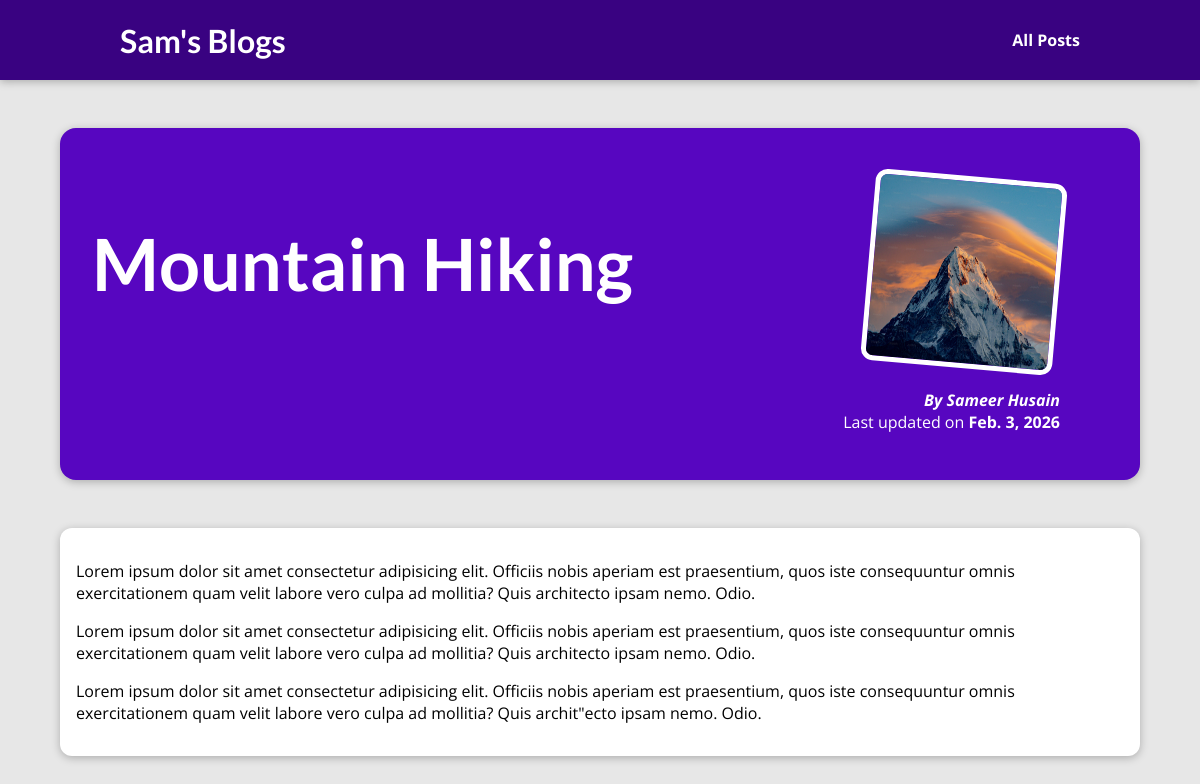
The app's page /posts/mountain-hiking with its own data.
### posts/models.py (models this page shows, shortened)
class Post(models.Model):
    title = models.CharField(max_length=100)
    excerpt = models.CharField(max_length=200)
    image = models.CharField(max_length=100)
    date = models.DateField(auto_now=True)
    slug = models.SlugField(unique=True)
    content = models.TextField(validators=[MinLengthValidator(10)])
    author = models.ForeignKey(Author,on_delete=models.SET_NULL ,related_name="posts",null=True)
    tag = models.ManyToManyField(Tag)

class Author(models.Model):                         # One-to-many relation with Post model
    first_name = models.CharField(max_length=30)
    last_name = models.CharField(max_length=30)
    email_address = models.EmailField()
    def full_name(self):
        return f"{self.first_name} {self.last_name}"
    def __str__(self):
        return self.full_name()

### posts/views.py (the view)
# urls.py: path("posts/<slug:slug>",views.post_details,name="individual-posts") #/posts/my-first-post
def post_details(request , slug): # Individual post logic
    post = next(post for post in Post.objects.all() if post.slug == slug)  #return the post from all_posts that matches the if condition
    return render(request, "posts/post-detail.html", {
        "post" : post
    })

### posts/templates/posts/post-detail.html (shortened to what this page needs)
{% extends "base.html" %}
{% load static %}
{% block css %}
    <link rel="stylesheet" href="{% static "posts/post-details.css" %}">
{% endblock css %}
{% block content %}
<section id="summary">
    <h2>{{post.title}}</h2>
    <article>
        <img src="{% static "posts/images/"|add:post.image %}" alt="{{post.title}}">
        <address>By {{post.author}}</address>
        <div>
            Last updated on <time>{{post.date}}</time>
        </div>
    </article>
</section>
<main>
    {{post.content|linebreaks}}
</main>
{% endblock content %}

### static/app.css (style rules this page uses)
* { box-sizing: border-box; }
html { font-family: 'Open Sans', 'Lato', sans-serif; }
body { margin: 0; }
h1, h2, h3 { font-family: 'Lato', sans-serif; font-weight: bold; }

### posts/static/posts/post-details.css (style rules this page uses)
body { background-color: #e7e7e7; }
#summary { margin: 8rem auto 3rem auto; padding: 2rem; width: 90%; max-width: 90rem; border-radius: 16px; background-color: #5706c0; position: relative; box-shadow: 0 2px 8px rgba(0, 0, 0, 0.25); height: 22rem; }
#summary h2 { color: white; font-size: 4.5rem; }
#summary article { position: absolute; top: 2rem; right: 3rem; padding: 1rem 2rem; border-radius: 12px; text-align: right; color: white; }
#summary article img { width: 12rem; height: 12rem; border-radius: 12px; transform: rotateZ(5deg); border: 5px solid white; margin-bottom: 1rem; }
#summary address { font-weight: bold; }
#summary time { font-weight: bold; }
main { width: 90%; max-width: 90rem; margin: 3rem auto; background-color: white; padding: 1rem; border-radius: 12px; box-shadow: 0 2px 8px rgba(0, 0, 0, 0.25); }

### records on screen
Post: title "Mountain Hiking", image (picture), author "Sameer Husain", date "Feb. 3, 2026", content "Lorem ipsum dolor sit amet consectetur adipisicing elit. Officiis nobis aperiam est praesentium, quos iste consequuntur omnis exercitationem quam velit labore vero culpa ad mollitia? Quis architecto ipsam nemo. Odio. Lorem ipsum dolor sit amet consectetur adipisicing elit. Officiis nobis aperiam est praesentium, quos iste consequuntur omnis exercitationem quam velit labore vero culpa ad mollitia? Quis architecto ipsam nemo. Odio. Lorem ipsum dolor sit amet consectetur adipisicing elit. Officiis nobis aperiam est praesentium, quos iste consequuntur omnis exercitationem quam velit labore vero culpa ad mollitia? Quis archit\"ecto ipsam nemo. Odio."
